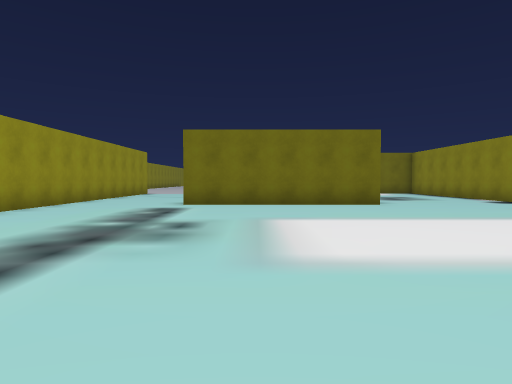
View 1 (above)

24 first-person views from a walk through a scene from a Unity 3-D project. The camera is 1.3 m above the floor, tilts 2° down and sees 75° across. The floor is counted in squares, 2 m on a side. Each view is taken from the middle of a square. On the plan, view 1 faces up. The plan holds only what a view shows up to about 10 squares ahead; the rest is blank. The place goes on beyond the plan. The player is left out.

View 2
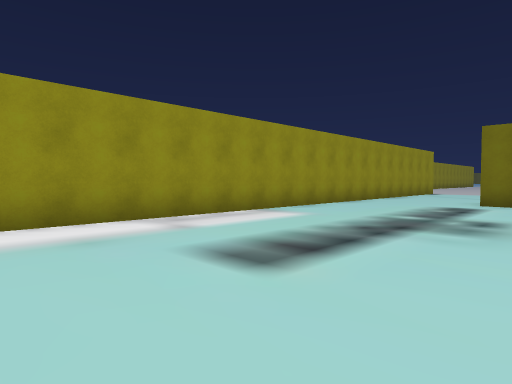

View 3
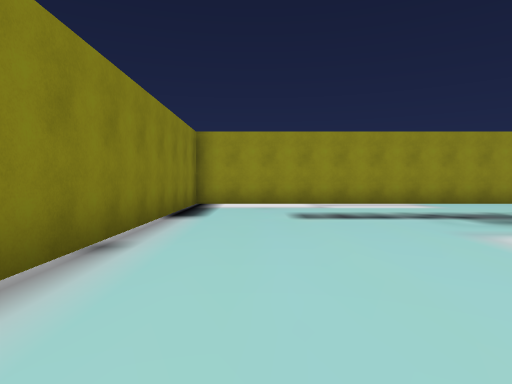

View 4
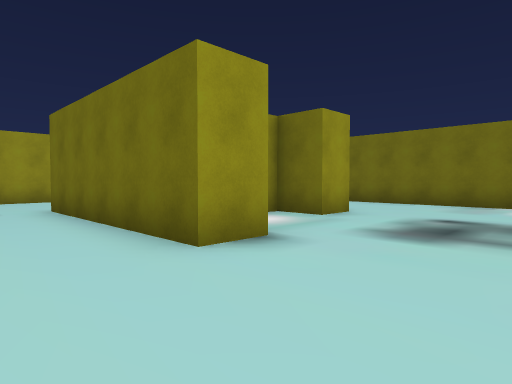

View 5
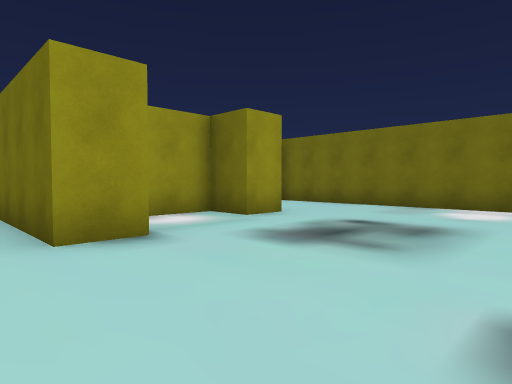

View 6
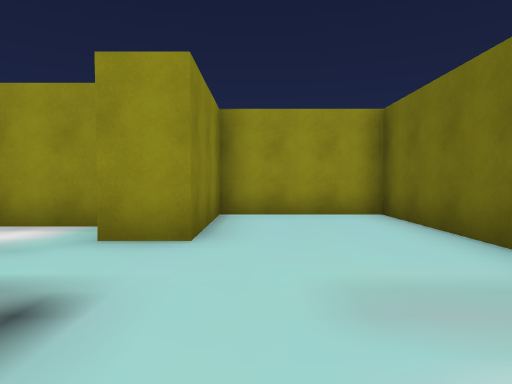

View 7
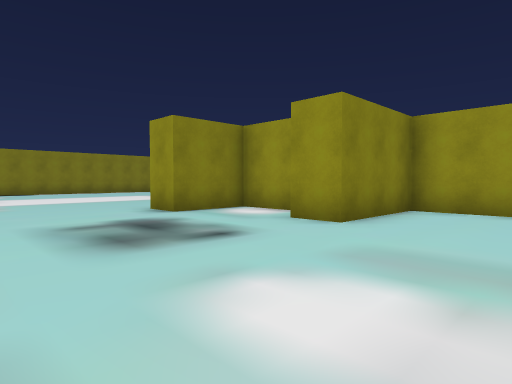

View 8
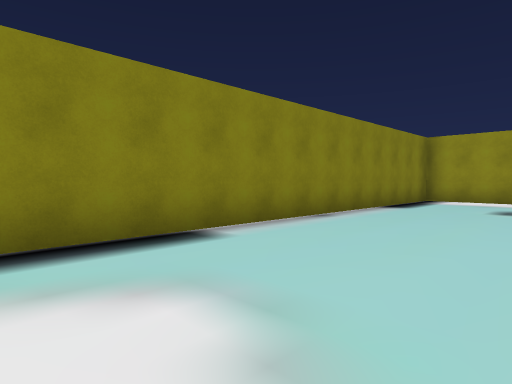

View 9
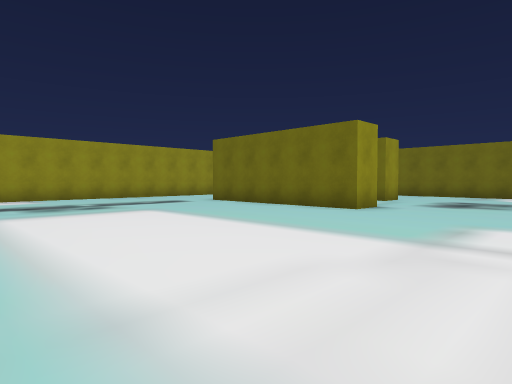

View 10
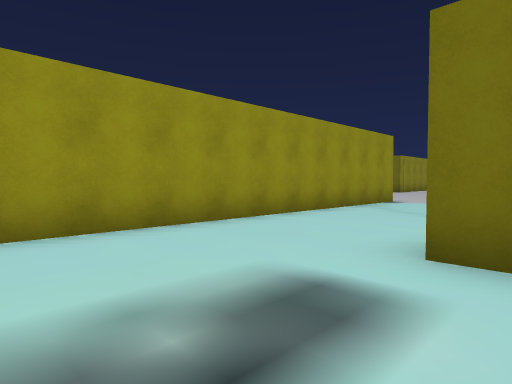

View 11
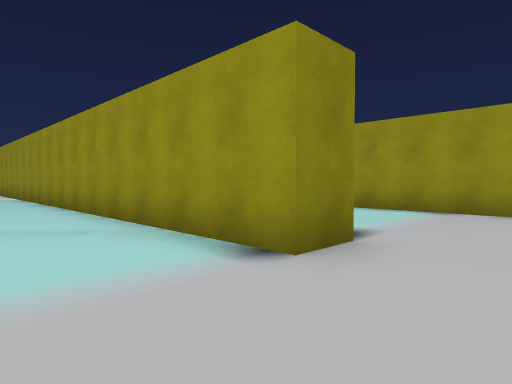

View 12
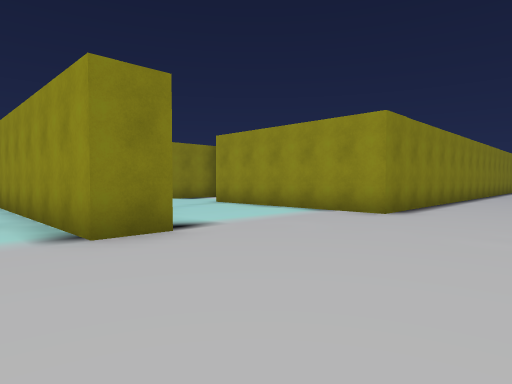

View 13
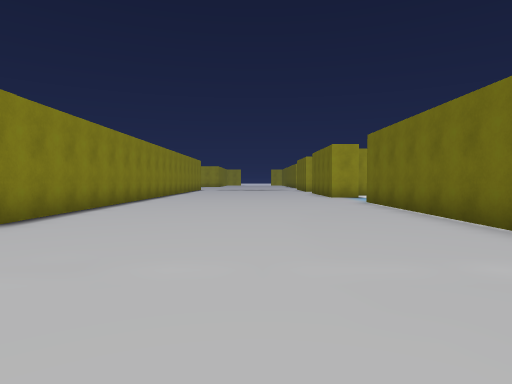

View 14
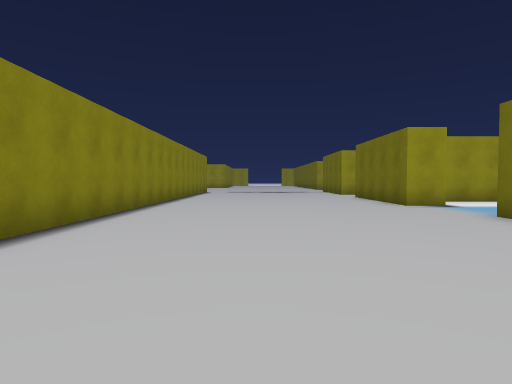

View 15
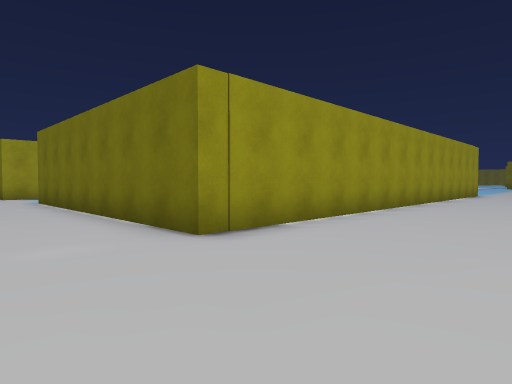

View 16
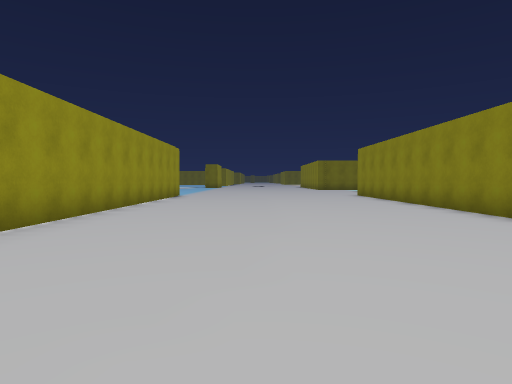

View 17
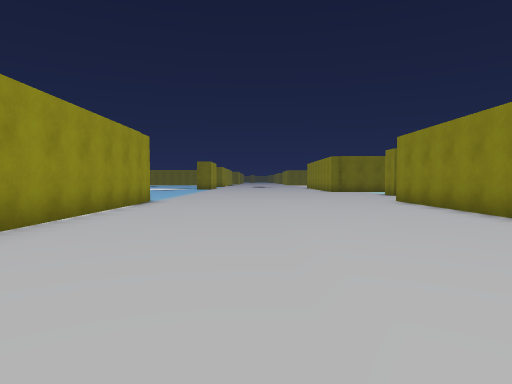

View 18
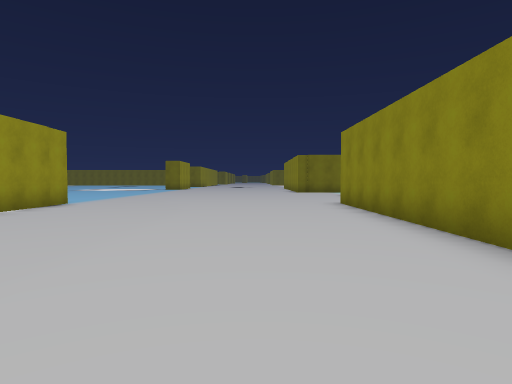

View 19
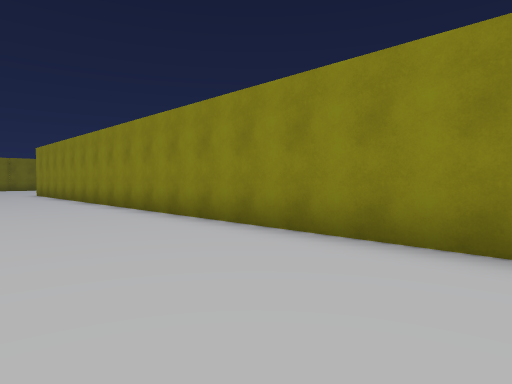

View 20
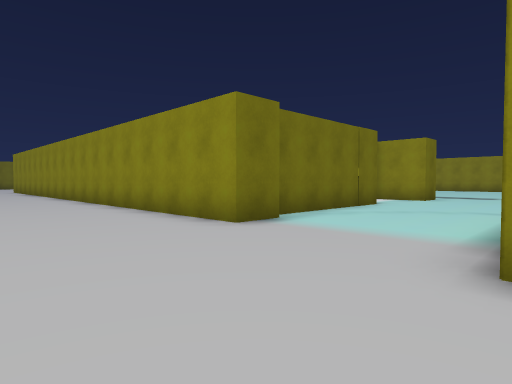

View 21
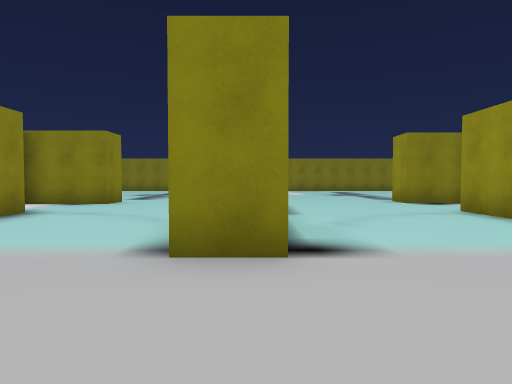

View 22
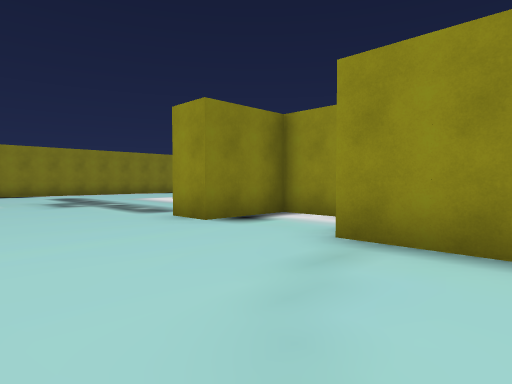

View 23
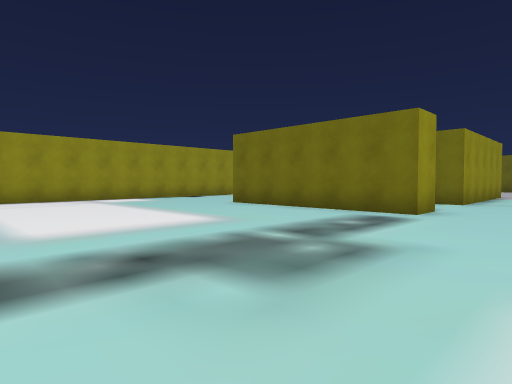

View 24
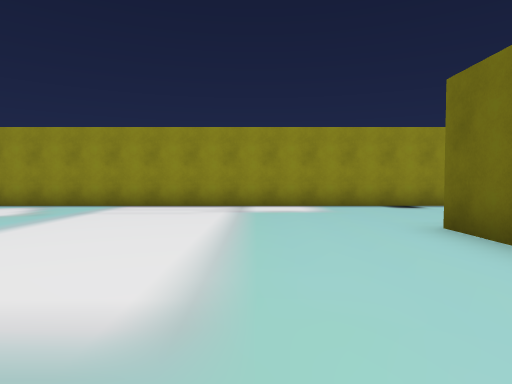

### Floor plan
Points are (right, up) in squares from view 1. A wall is a line through its corners. A room is listed if a view was taken in it or the views show most of it. See-through windows are left out.
Room 1 (views 1, 2, 3, 4, 5, 6, 7, 8, 9, 10)
walls: (-5.3, 11.5) (-5.3, -1.7) (5.6, -1.7); (6, 16.4) (-0.4, 16.4) (-0.4, 13.3) (2.5, 13.3) (2.5, 12.3) (1.3, 12.3) (1.3, 9.9) (3.3, 9.9) (3.3, 8.9) (-1.9, 8.9) (-1.9, 9.9)
ways out: opening at (-4, 11.7) to room 2
Room 2 (views 11, 12, 13, 14, 15, 16, 17, 18, 19, 20, 21, 22, 23, 24)
walls: (-6.4, 16.2) (-5.3, 16.2) (-5.3, 11.5); (-12.3, 10.9) (-12.3, 9.6) (-10.3, 9.6) (-10.3, 8.6) (-15.6, 8.6); (-1.4, 12.2) (-1.4, 13); (-1.9, 9.9) (0.4, 9.9); (0.5, 20.8) (-0.6, 20.8) (-0.6, 38.5); (-20, 17.2) (-10.3, 17.2) (-10.3, 12) (-11, 12); (-19.5, 10.9) (-19.5, -0.6); (-18.5, 24.9) (-18.5, 23.9) (-20, 23.9); (4.9, 21.2) (0.8, 21.2); (-8.2, 38.4) (-8.2, 24.3) (-16, 24.3)
ways out: opening at (-4, 11.7) to room 1; opening at (-17, 26)

Positions as (right, up) in squares from view 1, and headings:
1: (0, 0), facing up
2: (0, -1), facing up-left
3: (4, 0), facing left
4: (6, 7), facing up-left
5: (7, 8), facing up-left
6: (6, 14), facing left
7: (7, 16), facing down-left
8: (6, 2), facing down-left
9: (7, 2), facing up-left
10: (-1, 6), facing up-left
11: (-3, 18), facing down-left
12: (-4, 20), facing down-left
13: (-6, 21), facing left
14: (-10, 20), facing left
15: (-5, 22), facing up-left
16: (-5, 24), facing up
17: (-5, 28), facing up
18: (-3, 29), facing up
19: (-4, 22), facing up-right
20: (-4, 17), facing up-right
21: (-6, 19), facing down
22: (-7, 14), facing down-left
23: (-8, 2), facing up-left
24: (-11, 6), facing left
